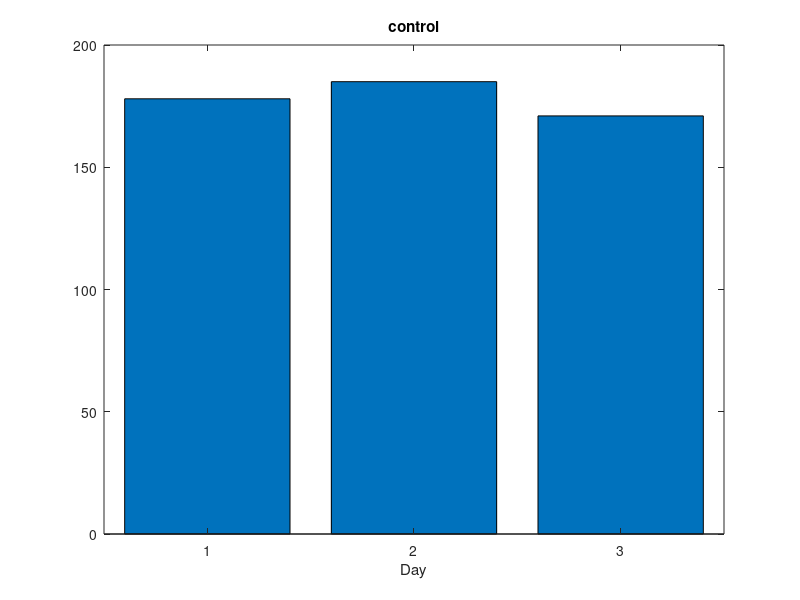
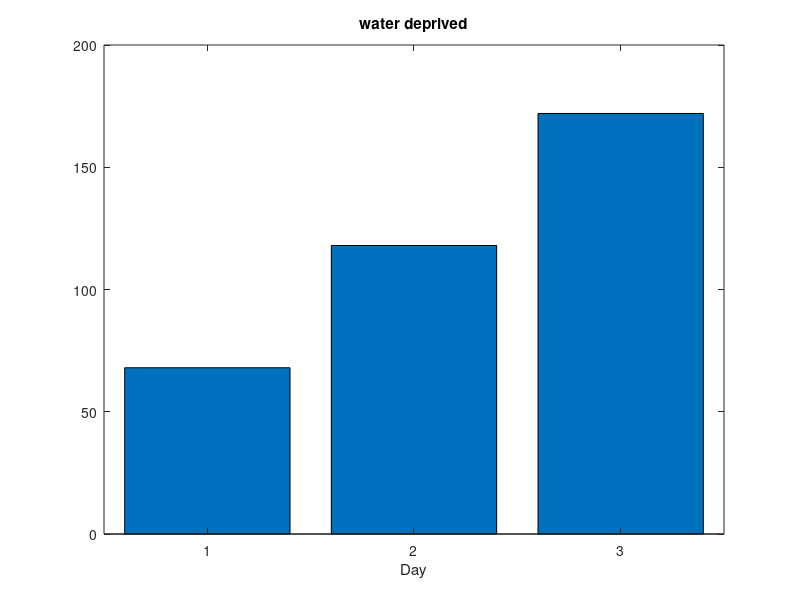

These charts were generated, in order, by the following MATLAB code: (Note: this script raises an error after producing the figures.)
%% DATATYPES Lecture File 9/17/2013

% This script file will illustrate examples of advanced Matlab data
% containers

% We will go over advantages, disadvantages and potential uses for:
% 1. Cell Array
% 2. Struct Array
% 3. Dataset Array

% Load sample dataset
load carbig % matlab data set

% other sample data sets http://www.mathworks.com/help/stats/_bq9uxn4.html

%% Let's start by examining one of the variables in the carbig dataset
% Most of you are familiar with vectors and matricies, but what about a
% vector of strings

% Is there a vector of stings in the workspace?

% Let's use 'whos'
whos
% What is the class of Mfg?

%% There are different strategies for determining variable type:

% I can see that the 'Mfg' variable in the workspace has an icon that says
% 'abc': this identifies 'Mfg' as a char/string variable type
% To identify the variable type in the command window we can use
% 'whos' or 'class'

% Let's make some generic variables
a = 'a'; % single letter
b = 'some string'; % string of characters
c = 1; % single numeric
d = pi; % matlab numeric
num = 17; e = num; % inherited numeric from variable assignment
%% 'whos' will display the class of all variables in workspace

whos('a','b','c','d','e')
class(Mfg)

%% Mfg is a vector of strings, let's look at the first 10 rows

Mfg(1:10,:)

% Working with an array of strings can be tricky

%% Let's look at some examples

% Example 1
% What's the actual length of the word
chevrolet = length('chevrolet')

%% Length of chevrolet from string vector

lengthOfchev = length(Mfg(1,:))

% Although individual strings are of different lengths (e.g. chevrolet and
% buick), all rows of a character/string vector inherit the length of the 
% longest row (padded with blanks).

% One way to rid a vector of strings of their blanks is to use a Cell Array

%% CELL ARRAYS %%%%%%%%%%%%%%%%%%%%%%%%%%%%%%%%%%%%%%%%%%%%%%%%%%%%%%%%%%%%
%%%%%%%%%%%%%%%%%%%%%%%%%%%%%%%%%%%%%%%%%%%%%%%%%%%%%%%%%%%%%%%%%%%%%%%%%%%

% One way to make a vector or matrix of strings easier to manipulate is
% with the use of a cell array, but they also have many additional
% advantages

% Cell arrays are essentially indexed data containers
clc
%% What happens when we convert Mfg to a cell array

MfgCellarray = cellstr(Mfg);

% Let's see if the class of these two variables are different now
MfgClass = class(Mfg)
MfgCAClass = class(MfgCellarray)

%% Quick note on accessing cells in Cell Arrays '{}'

% We're going to want to analyze chevrolet again; how do extract it?

chevCA_1 = MfgCellarray(1) % Using paratheses

%%

chevCA_2 = MfgCellarray{1} % Using curly brackets

% What gives?

% Let's try class and length to see the difference

%% Length Test

length(chevCA_1)
length(chevCA_2)
%% Class Test

class(chevCA_1)
class(chevCA_2)

% Notes:

% Using paraentheses will extract the cell of interest
% However, using curly brackets will extract the contents of the cell


%% Back to our original question: Examine cell array elements

% How do they differ from their string vector counterparts?

lengthOfchev2 = length(MfgCellarray{1})

% string variables in individual cells eliminate leading and trailing blanks 

% The big advantage of a cell array is the ability to combine different data types

%% Let's combine the car names and the horsepower numeric array
clc
%% Convert Horsepower matrix to cell array

% I could insert the entire horsepower numeric vector into a single cell of
% an cell array, but I want to align the numbers with their respective car
% names so I will use a function 'num2cell' which converts each numeric
% value to a single cell

horsepowerCA1 = {Horsepower}

%% What I really want is a cell for each numeric value 
% Use the function num2cell
horsepowerCA = num2cell(Horsepower)

%% Is there a class difference between Horsepower and horsepowerCA

class(Horsepower)
class(horsepowerCA)
%% You can also check speific properties with is* functions

% http://www.mathworks.com/help/matlab/ref/is.html?searchHighlight=is+functions

iscell(Horsepower)
isvector(Horsepower)

%% Combine car names cell array and horsepower cell array

% I am going to horizontally concatenate these two cell arrays using the
% function 'horzcat'

carArray = horzcat(horsepowerCA, MfgCellarray);

% Examine first 5 rows of cell array
upperVals = carArray(1:5,1:2)

% This is helpful for maintaining the alignment/organization of your
% observations. Each cell row will contain an observation whereas each
% column will contain a different variable. Very helpful when looping
% through multiple variables.

%% Another advantage of cell arrays is the capacity to hold differently sized vectors

cell1 = rand(1,100);
cell2 = rand(1,10);
cell3 = rand(1,4000);
cell4 = Mfg;

% Examine new cell array of engines separated in horsepower categories

CellArray = {cell1 , cell2 , cell3 , cell4} % observe that each cell has a different sized vector

%% One more example
stuff = struct;
cell1 = {1:10};
cell2 = 'hello world';
cell3 = (1:10)';
cell4 = stuff; stuff.name = 'John'; stuff.age = 25; 

CA2 = {cell1,cell2 ; cell3,cell4}

%% Disadvantages of cell arrays

% 1. Cannot keep implicit track of data information (i.e. row/column
% headings)

% 2. Can be cumbersome to work with for data analysis; 
% better for extraction/orgization/storage


%% STRUCTURE ARRAYS %%%%%%%%%%%%%%%%%%%%%%%%%%%%%%%%%%%%%%%%%%%%%%%%%%%%%%%
%%%%%%%%%%%%%%%%%%%%%%%%%%%%%%%%%%%%%%%%%%%%%%%%%%%%%%%%%%%%%%%%%%%%%%%%%%%

% Allows you to package data either by case/variable/experiement

% Use '.' (dot notation) to access different branches/levels of structure

%% Example of a Case structure

% Create two cases with similar branch/level structure
carsStruct(1).name = MfgCellarray{1};
carsStruct(1).cylinders = Cylinders(1);
carsStruct(1).Model = cellstr(Model(1,:));
carsStruct(1).Weight = Weight(1);

carsStruct(2).name = MfgCellarray{2};
carsStruct(2).cylinders = Cylinders(2);
carsStruct(2).Model = cellstr(Model(2,:));
carsStruct(2).Weight = Weight(2);

%% Examine structure
% What do see in the command window when you request the struct

carsStruct

% We see the field names which can be interogated by dot notation
% what appears in command window?
% answer: fieldnames
%% Dot notation: Examine a field name

carsStruct.name

%% How about when we request a single case?

carsStruct(1)


%% Examine the second case in the stucture

carsStruct(2)

%% Different datasets in each structure element

mouse(1).name = 'Case56';
mouse(1).group = 'control';
mouse(1).test = [178; 185; 171];

mouse(2).name = 'Case63';
mouse(2).group = 'water deprived';
mouse(2).test = [68; 118; 172];

%%

numanimals = numel(mouse);
for p = 1:numanimals
   figure
   bar(mouse(p).test)
   title(mouse(p).group)
   xlabel('Day')
end

%% Access field names of structures

structFnames = fieldnames(mouse)

%% Dynamic field names for structures

% Unlabeled cell array that contains car data of varying variable types

carData = {Acceleration,Cylinders,Displacement,Mfg}

%% Variable names for dynamic indexing

VarNames = {'Acceleration','Cylinders','Displacement','Mfg'}

%% Car data conversion to structure usind dynamic indexing

AllcarData = struct;
for i = 1:length(VarNames)
    AllcarData.(VarNames{i}) = carData{i}
end

%% There are different ways to cut up the data into a structure

SomecarData = struct;
for i = 1:10
    SomecarData.(MfgCellarray{i}).Accel = Acceleration(i)
    SomecarData.(MfgCellarray{i}).Cyli = Cylinders(i)
    SomecarData.(MfgCellarray{i}).Disp = Displacement(i)
    SomecarData.(MfgCellarray{i}).HP = Horsepower(i)
end

%% Simple way to convert from cell array to structure array

% use cell2struct function 
AllcarData2 = cell2struct(carData,VarNames,2);


%% DATASET ARRAYs %%%%%%%%%%%%%%%%%%%%%%%%%%%%%%%%%%%%%%%%%%%%%%%%%%%%%%%
%%%%%%%%%%%%%%%%%%%%%%%%%%%%%%%%%%%%%%%%%%%%%%%%%%%%%%%%%%%%%%%%%%%%%%%%%%

%% First a brief intro to import Excel files

[matrix_of_numbers,...
 cellArray_of_strings,...
 cellArray_of_all] = xlsread('HospitalData_HF.xlsx');

% Note that all outputs have the same dimensions
% In the matrix string columns are filled with NaNs
% The cell array of strings leaves number columns empty
% Note that the matrix of numbers does not have column headings

importXLS = importdata('HospitalData_HF.xlsx');

%%

[~,~,cellArray] = xlsread('ClassXLs.xlsx')

% Complain about input

% Extract column names to own variable OR
% How to make it more useful: dataset array

%% Convert to dataset array

% If you have 2013a 

dataSet = cell2dataset(cellArray)

% This assumes that the first cell in each column is the column title

%% Let's say that was not the case
colNames = cellArray(1,1:end)
NocolsCA = cellArray(2:end,1:end)

% have to designate col names with 'VarNames' input argument
dataSet2 = cell2dataset(NocolsCA,'VarNames',colNames)

%% If you are not running Matlab 2013a
% Just include the vectors of all data you want concatentated into a
% dataset array the variable name will become the column name

dataSet3 = dataset(Acceleration,Cylinders,Displacement,MfgCellarray)

%% What can we do with a dataset array

% use '.' dot notation to access different variables

dataSet3.MfgCellarray

%% Index on a subset of data in one variable

dataout = dataSet3(dataSet3.Cylinders == 4,:)


%% One more example

load('hospital')

% Let's examine the dataset
hospital

%% Let's write this conditional together
% 
% NSyF = hospital.Sex == ? & hospital.Age ? 25 & hospital.Smoker == ?  
% 
% Extract smoker column

%% What class it the smoker column

class(hospital.Smoker)

%% Add the new variable to our existing dataset array

% Combine new logical dataset

hospital.NSyF = NSyF

%% Structure and dataset combination STEP 1

% In this block of code I'm going to first determine the number of unique
% cylinder types so that I can get the number of different groups for my
% structure array.  To accomplish this I will use the 'unique' function
% which operates on both numeric and character/string variables
uniqueCylinders = unique(dataSet3.Cylinders)

% As you can see, the result is the unqiue values from the vector
% Now we know two useful pieces of information:
% 1. The number of unqiue groups (important for 'for-looping' purposes)
% 2. The identity of the unique groups


%% STEP 2

% First let's initialize an empty structure array
CarCylTypes = struct;

% We know that the number of layers we want to add to the structure is
% equivalent to the number of unique cylinder groups

% PUESDO-CODE
% for iterator = 1:number of unique groups

for ci = 1:length(uniqueCylinders)
    
    % Looking ahead I know that I want to name each layer of the structure
    % by the cylinder identity, but I don't know what value will be and it
    % could change with a different list of engines, so rather than hard
    % code the structure layer names, I will use the dynamic fieldname
    % feature combined with my list of unique cylinder groups
    
    % This line will make the structure code cleaner. I'm going to convert
    % the unique cylinder group number (a numeric variable) to a
    % string variable so that I can use it as structure layer name. I'm
    % going to use the function 'num2str', which simply converts a numeric
    % variable to a string variable. 
    cylString = num2str(uniqueCylinders(ci));
    

    
    CarCylTypes.(strcat('Cyl_',cylString)) = dataSet3(dataSet3.Cylinders == uniqueCylinders(ci),:)
end

% These four lines of code performed a fairly complicated data orgaization
% task that will make it easier for me to examine/analyse those data.

%% Examples of data exploration in dataset array

% Don't have to remember column number for identification, just use name of
% variable
%% min
min(CarCylTypes.Cyl_4.Acceleration)
%% max
max(CarCylTypes.Cyl_4.Acceleration)
%% mean
mean(CarCylTypes.Cyl_4.Acceleration)
%% mean of index

% In this instance I am interested in obtaining the mean acceleration of
% the 4 cylinder car models for only those models that have a displacement
% of greater than 100. Utilizing the reference scaffolding of the structure 
% and dataset arrays I can do this very easily.

mean(CarCylTypes.Cyl_4.Acceleration(CarCylTypes.Cyl_4.Displacement > 100,:))

%% Any Questions??????
